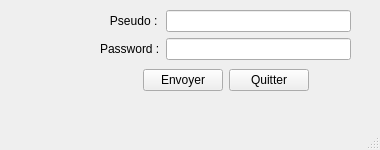
<?xml version="1.0" encoding="UTF-8"?>
<ui version="4.0">
 <class>UILoginIn</class>
 <widget class="QMainWindow" name="UILoginIn">
  <property name="geometry">
   <rect>
    <x>0</x>
    <y>0</y>
    <width>380</width>
    <height>150</height>
   </rect>
  </property>
  <property name="minimumSize">
   <size>
    <width>380</width>
    <height>150</height>
   </size>
  </property>
  <property name="maximumSize">
   <size>
    <width>380</width>
    <height>150</height>
   </size>
  </property>
  <property name="windowTitle">
   <string>Sign In</string>
  </property>
  <widget class="QWidget" name="centralwidget">
   <widget class="QWidget" name="formLayoutWidget">
    <property name="geometry">
     <rect>
      <x>100</x>
      <y>10</y>
      <width>251</width>
      <height>51</height>
     </rect>
    </property>
    <layout class="QFormLayout" name="formLayout">
     <item row="0" column="0">
      <widget class="QLabel" name="labelLogin">
       <property name="text">
        <string>   Pseudo :</string>
       </property>
      </widget>
     </item>
     <item row="0" column="1">
      <widget class="QLineEdit" name="lineEditLogin"/>
     </item>
     <item row="1" column="0">
      <widget class="QLabel" name="labelPassword">
       <property name="text">
        <string>Password :</string>
       </property>
      </widget>
     </item>
     <item row="1" column="1">
      <widget class="QLineEdit" name="lineEditPassword">
       <property name="echoMode">
        <enum>QLineEdit::EchoMode::Password</enum>
       </property>
      </widget>
     </item>
    </layout>
   </widget>
   <widget class="QWidget" name="gridLayoutWidget">
    <property name="geometry">
     <rect>
      <x>100</x>
      <y>60</y>
      <width>251</width>
      <height>41</height>
     </rect>
    </property>
    <layout class="QGridLayout" name="gridLayout">
     <item row="0" column="0">
      <spacer name="horizontalSpacer">
       <property name="orientation">
        <enum>Qt::Orientation::Horizontal</enum>
       </property>
       <property name="sizeHint" stdset="0">
        <size>
         <width>40</width>
         <height>20</height>
        </size>
       </property>
      </spacer>
     </item>
     <item row="0" column="1">
      <widget class="QPushButton" name="pushButtonSubmit">
       <property name="text">
        <string>Envoyer</string>
       </property>
      </widget>
     </item>
     <item row="0" column="2">
      <widget class="QPushButton" name="pushButtonExit">
       <property name="text">
        <string>Quitter</string>
       </property>
      </widget>
     </item>
     <item row="0" column="3">
      <spacer name="horizontalSpacer_2">
       <property name="orientation">
        <enum>Qt::Orientation::Horizontal</enum>
       </property>
       <property name="sizeHint" stdset="0">
        <size>
         <width>40</width>
         <height>20</height>
        </size>
       </property>
      </spacer>
     </item>
    </layout>
   </widget>
   <widget class="QLabel" name="imageLabel">
    <property name="geometry">
     <rect>
      <x>10</x>
      <y>10</y>
      <width>81</width>
      <height>91</height>
     </rect>
    </property>
    <property name="text">
     <string/>
    </property>
    <property name="pixmap">
     <pixmap>images/piggy-bank.png</pixmap>
    </property>
   </widget>
  </widget>
  <widget class="QMenuBar" name="menubar">
   <property name="geometry">
    <rect>
     <x>0</x>
     <y>0</y>
     <width>380</width>
     <height>18</height>
    </rect>
   </property>
  </widget>
  <widget class="QStatusBar" name="statusbar"/>
 </widget>
 <resources/>
 <connections/>
</ui>
